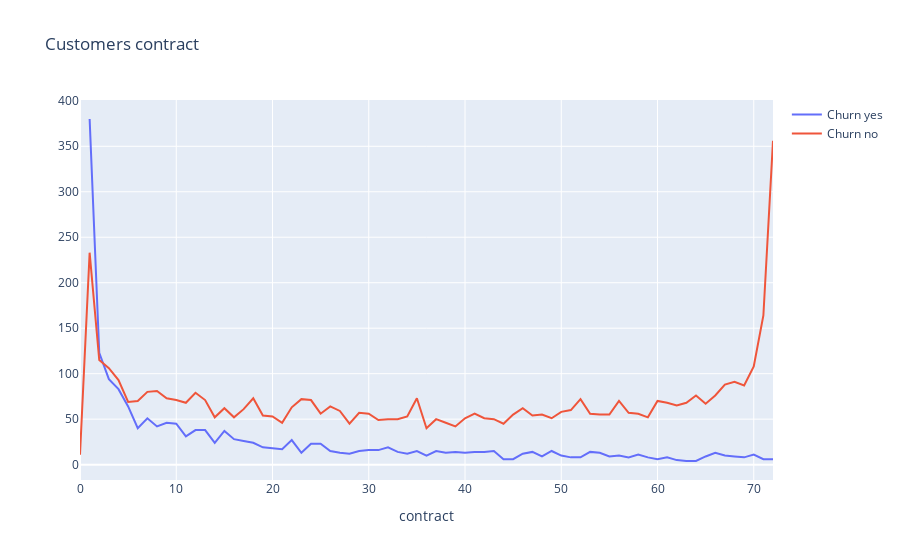

The notebook cell saved with this chart:
### Code cell
churn_yes = df[df['Churn'] == 'Yes'].groupby(['tenure'])[['Churn']].count()
churn_no = df[df['Churn'] == 'No'].groupby(['tenure'])[['Churn']].count()

churn_yes.columns = ['Churn']
churn_no.columns = ['Churn']

trace0 = go.Scatter(
    x=churn_yes.index,
    y=churn_yes.Churn,
    name='Churn yes'
)

trace1 = go.Scatter(
    x=churn_no.index,
    y=churn_no.Churn,
    name='Churn no'
)

data = [trace0, trace1]
layout = {'title': 'Tenure 'xaxis': {'title': 'months'}}

fig = go.Figure(data=data, layout=layout)
iplot(fig, show_link=False)

### Figure 1 — Plotly figure (JSON) as saved in the notebook; plotly's stock layout.template omitted (floating-point values rounded to 4 significant figures)
{"data": [{"name": "Churn yes", "type": "scatter", "x": [1, 2, 3, 4, 5, 6, 7, 8, 9, 10, 11, 12, 13, 14, 15, 16, 17, 18, 19, 20, 21, 22, 23, 24, 25, 26, 27, 28, 29, 30, 31, 32, 33, 34, 35, 36, 37, 38, 39, 40, 41, 42, 43, 44, 45, 46, 47, 48, 49, 50, 51, 52, 53, 54, 55, 56, 57, 58, 59, 60, 61, 62, 63, 64, 65, 66, 67, 68, 69, 70, 71, 72], "y": [380, 123, 94, 83, 64, 40, 51, 42, 46, 45, 31, 38, 38, 24, 37, 28, 26, 24, 19, 18, 17, 27, 13, 23, 23, 15, 13, 12, 15, 16, 16, 19, 14, 12, 15, 10, 15, 13, 14, 13, 14, 14, 15, 6, 6, 12, 14, 9, 15, 10, 8, 8, 14, 13, 9, 10, 8, 11, 8, 6, 8, 5, 4, 4, 9, 13, 10, 9, 8, 11, 6, 6]}, {"name": "Churn no", "type": "scatter", "x": [0, 1, 2, 3, 4, 5, 6, 7, 8, 9, 10, 11, 12, 13, 14, 15, 16, 17, 18, 19, 20, 21, 22, 23, 24, 25, 26, 27, 28, 29, 30, 31, 32, 33, 34, 35, 36, 37, 38, 39, 40, 41, 42, 43, 44, 45, 46, 47, 48, 49, 50, 51, 52, 53, 54, 55, 56, 57, 58, 59, 60, 61, 62, 63, 64, 65, 66, 67, 68, 69, 70, 71, 72], "y": [11, 233, 115, 106, 93, 69, 70, 80, 81, 73, 71, 68, 79, 71, 52, 62, 52, 61, 73, 54, 53, 46, 63, 72, 71, 56, 64, 59, 45, 57, 56, 49, 50, 50, 53, 73, 40, 50, 46, 42, 51, 56, 51, 50, 45, 55, 62, 54, 55, 51, 58, 60, 72, 56, 55, 55, 70, 57, 56, 52, 70, 68, 65, 68, 76, 67, 76, 88, 91, 87, 108, 164, 356]}], "layout": {"title": {"text": "Customers contract"}, "xaxis": {"title": {"text": "contract"}}}}
